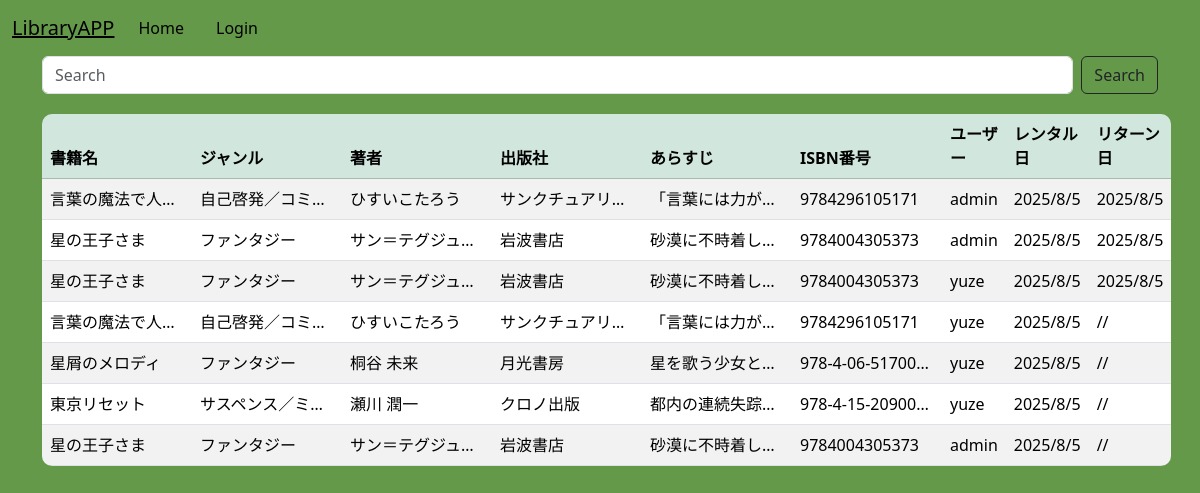
The page /auth_return_history/ on the database as committed earlier.
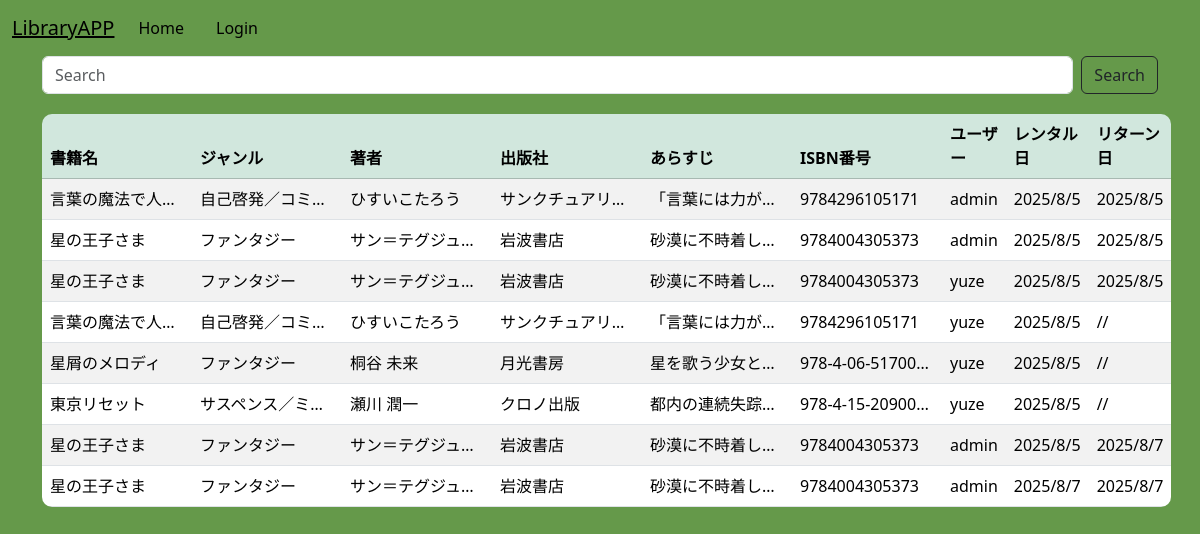
The same page on the database as committed later.
### library/models.py (models this page shows, shortened)
class LendingHistory(models.Model):
    user = models.ForeignKey(User, on_delete=models.CASCADE)
    book = models.ForeignKey(Book, on_delete=models.CASCADE)
    rentalDate = models.DateField(auto_now_add=True)
    returnDate = models.DateField(null=True, blank=True)

class Book(models.Model):
    title = models.CharField(max_length=255)
    genre = models.CharField(max_length=100)
    ISBN = models.CharField(max_length=20)
    author = models.CharField(max_length=20)
    publisher = models.CharField(max_length=20)
    content = models.TextField()
    lendStatus = models.BooleanField(default=True)  # True = 貸出可能

### library/views.py (the view)
# urls.py: path('auth_return_history/', views.AuthReturnHistoryView.as_view(), name='auth_return_history'),      # 管理者権限ログインユーザーが返した本の一覧表示
class AuthReturnHistoryView(generic.ListView):
    model = LendingHistory
    template_name = 'library/auth_return_history.html'
    context_object_name = 'histories'
    def get_queryset(self):
        return LendingHistory.objects.all()

### templates/library/auth_return_history.html (shortened to what this page needs)
{% extends "base.html" %}
{% block content %}
<div class="container">
    <form class="d-flex" method="get" action="{% url 'library:search' %}">
      <input class="form-control me-2" type="search" placeholder="Search" aria-label="Search" name="words">
      <button class="btn btn-outline-dark" type="submit">Search</button>
    </form>
    <table class="table table-striped table-hover">
      <thead class="table-success" >
        <tr>
          <th>書籍名</th>
          <th>ジャンル</th>
          <th>著者</th>
          <th>出版社</th>
          <th>あらすじ</th>
          <th>ISBN番号</th>
          <th>ユーザー</th>
          <th>レンタル日</th>
          <th>リターン日</th>
        </tr>
      </thead>
      <tbody>
          {% for article in histories %}
            <tr>
            <td>{{ article.book.title }}</td>
            <td>{{ article.book.genre }}</td>
            <td>{{ article.book.author }}</td>
            <td>{{ article.book.publisher }}</td>
            <td>{{ article.book.content }}</td>
            <td>{{ article.book.ISBN }}</td>
            <td>{{ article.user }}</td>
            <td>{{ article.rentalDate.year }}/{{ article.rentalDate.month }}/{{ article.rentalDate.day }}</td>
            <td>{{ article.returnDate.year }}/{{ article.returnDate.month }}/{{ article.returnDate.day }}</td>
          {% endfor %}
      </tbody>
    </table>
  </div>
{% endblock %}

### templates/base.html (shortened to what this page needs)
{% load django_bootstrap5 %}
<!DOCTYPE html>
<html lang="ja">
<head>
    {% load static %}
    <link rel="stylesheet" href="{% static 'css/style.css' %}">
    {% bootstrap_css %}
</head>
<body>
    <nav class="navbar navbar-expand-lg nav-bg">
        <div class="container-fluid">
            <a class="navbar-brand text-decoration-underline" href="{% url 'library:index' %}">LibraryAPP</a>
            <div class="collapse navbar-collapse" id="navbarSupportedContent">
                <ul class="navbar-nav me-auto mb-2 mb-lg-0">
                    <li class="nav-item">
                        <a class="nav-link active" aria-current="page" href="{% url 'library:index' %}">Home</a>
                    </li>
                    <li class="nav-item">
                        <a class="nav-link" href="#"></a>
                    </li>
                    <li class="nav-item">
                    {% if user.is_authenticated %}
                        <a href="{% url 'library:logout' %}" class="nav-link active">Logout</a>
                    {% else %}
                        <a href="{% url 'library:login' %}" class="nav-link active">Login</a>
                    {% endif %}
                    </li>
                </ul>
            </div>
        </div>
    </nav>
    {% block content %}{% endblock %}
</body>

### static/css/style.css (style rules this page uses)
table { border-radius: 10px; overflow: hidden; border-collapse: collapse; margin-top: 20px; }
.nav-bg { background-color: rgb(101, 153, 74); }
body { background-color: rgb(101, 153, 74) !important; }
td { white-space: nowrap; overflow: hidden; text-overflow: ellipsis; max-width: 150px; }

Rows that differ between the two databases and show on the page:
changed LendingHistory (number 7 of 8 on the later page): returnDate.year (not shown) → "2025"; returnDate.month (not shown) → "8"; returnDate.day (not shown) → "7"
added LendingHistory: book "星の王子さま", book.genre "ファンタジー", book.author "サン＝テグジュ…", book.publisher "岩波書店", book.content "砂漠に不時着し…", book.ISBN "9784004305373", user "admin", rentalDate.year "2025", rentalDate.month "8", rentalDate.day "7", returnDate.year "2025", returnDate.month "8", returnDate.day "7"
